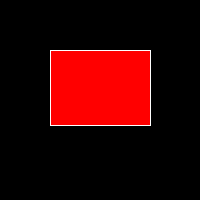
Frame 1 (no input)
Frame 60 (the mouse pressed at the canvas centre just before this capture): identical to frame 1, image omitted
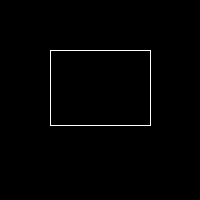
Frame 120 (the mouse held since frame 60 and released just before this capture)

The Processing sketch that drew these frames (run headless with seeded random() and noise(); from frame 60 on, the mouse is pressed at the canvas centre):

// Processing sketch: Exercise_5___5
// ── Exercise_5___5.pde
int x = 50;
int y = 50;
int w = 100;
int h = 75;

void setup() {
  size(200, 200);
}

void draw() {
  background(0);
  stroke(255);
  rect(x, y, w, h);
  
  if(mouseX > x && mouseX < x+w && mouseY > y && mouseY < y + h ) {
    fill(0);
  }
  
  else {
    fill(255, 0, 0);
    rect(x, y, w, h);
  }
  
}
